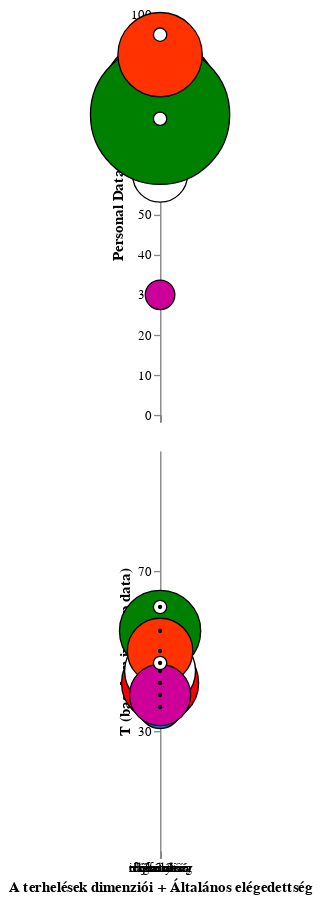

Vega-Lite specification for this chart:
### Vega-Lite specification from a JSON file in a GitHub repository (floating-point values rounded to 4 significant figures)
{"$schema": "https://vega.github.io/schema/vega-lite/v5.json", "datasets": {"data-1": [{"x": "mentális", "y": 50, "size": 0, "color": "rgb(0, 112, 192)"}, {"x": "fizikai", "y": 80, "size": 7290, "color": "rgb(255, 0, 0)"}, {"x": "időkényszer", "y": 60, "size": 1690, "color": "rgb(255, 255, 255)"}, {"x": "teljesítmény", "y": 75, "size": 10890, "color": "rgb(0, 128, 0)"}, {"x": "erőfeszítés", "y": 90, "size": 4000, "color": "rgb(255, 50, 0)"}, {"x": "frusztráció", "y": 30, "size": 490, "color": "rgb(204, 0, 153)"}, {"x": "totál", "y": 74, "size": 100, "color": "rgb(255, 255, 255)"}, {"x": "elégedettség", "y": 95, "size": 100, "color": "rgb(255, 255, 255)"}], "data-2": [{"x": "mentális", "y": 36, "size": 1048, "color": "rgb(0, 112, 192)", "ci0": 30, "ci1": 70, "ci2": 40, "ci3": 60, "ci4": 0, "ci5": 100, "50": 50}, {"x": "fizikai", "y": 42, "size": 3339, "color": "rgb(255, 0, 0)", "ci0": 30, "ci1": 70, "ci2": 40, "ci3": 60, "ci4": 0, "ci5": 100, "50": 50}, {"x": "időkényszer", "y": 45, "size": 2827, "color": "rgb(255, 255, 255)", "ci0": 30, "ci1": 70, "ci2": 40, "ci3": 60, "ci4": 0, "ci5": 100, "50": 50}, {"x": "teljesítmény", "y": 55, "size": 3707, "color": "rgb(0, 128, 0)", "ci0": 30, "ci1": 70, "ci2": 40, "ci3": 60, "ci4": 0, "ci5": 100, "50": 50}, {"x": "erőfeszítés", "y": 50, "size": 2409, "color": "rgb(255, 50, 0)", "ci0": 30, "ci1": 70, "ci2": 40, "ci3": 60, "ci4": 0, "ci5": 100, "50": 50}, {"x": "frusztráció", "y": 39, "size": 2101, "color": "rgb(204, 0, 153)", "ci0": 30, "ci1": 70, "ci2": 40, "ci3": 60, "ci4": 0, "ci5": 100, "50": 50}, {"x": "totál", "y": 47, "size": 100, "color": "rgb(255, 255, 255)", "ci0": 30, "ci1": 70, "ci2": 40, "ci3": 60, "ci4": 0, "ci5": 100, "50": 50}, {"x": "elégedettség", "y": 61, "size": 100, "color": "rgb(255, 255, 255)", "ci0": 30, "ci1": 70, "ci2": 40, "ci3": 60, "ci4": 0, "ci5": 100, "50": 50}]}, "vconcat": [{"width": "container", "data": {"name": "data-1"}, "mark": {"type": "circle", "opacity": 1.0, "stroke": "black", "strokeWidth": 1}, "config": {"legend": {"disable": "true"}}, "encoding": {"x": {"field": "x", "type": "nominal", "sort": null, "axis": {"labelAngle": 0, "labels": false}, "title": null}, "y": {"field": "y", "type": "quantitative", "scale": {"domain": [0, 100]}, "title": "Personal Data"}, "size": {"field": "size", "type": "quantitative", "scale": null}, "color": {"field": "color", "type": "nominal", "legend": null, "scale": null}}}, {"width": "container", "data": {"name": "data-2"}, "layer": [{"mark": {"type": "errorband", "color": "yellow", "opacity": 0.5}, "encoding": {"y": {"field": "ci1", "type": "quantitative", "title": false, "scale": {"domain": [0, 100]}}, "y2": {"field": "ci0", "type": "quantitative", "scale": {"domain": [0, 100]}}}}, {"mark": {"type": "errorband", "color": "white", "opacity": 0.5}, "encoding": {"y": {"field": "ci3", "type": "quantitative", "title": false, "scale": {"domain": [0, 100]}}, "y2": {"field": "ci2", "type": "quantitative", "scale": {"domain": [0, 100]}}}}, {"mark": "rule", "encoding": {"y": {"field": "50", "aggregate": "mean"}, "size": {"value": 1}}}, {"mark": {"type": "circle", "opacity": 1.0, "stroke": "black", "strokeWidth": 1}, "config": {"legend": {"disable": "true"}}, "encoding": {"x": {"field": "x", "type": "nominal", "sort": null, "axis": {"labelAngle": 0}, "title": "A terhelések dimenziói + Általános elégedettség"}, "y": {"field": "y", "type": "quantitative", "scale": {"domain": [0, 100]}, "title": "T (based on ingroup data)", "axis": {"values": [30, 40, 50, 60, 70]}}, "size": {"field": "size", "type": "quantitative", "scale": null}, "color": {"field": "color", "type": "nominal", "legend": null, "scale": null}}}, {"width": "container", "data": {"name": "data-2"}, "mark": {"type": "circle", "opacity": 1.0, "stroke": "black", "strokeWidth": 1, "size": 5, "color": "black"}, "config": {"legend": {"disable": "true"}}, "encoding": {"x": {"field": "x", "type": "nominal", "sort": null, "axis": {"labelAngle": 0}, "title": "A terhelések dimenziói + Általános elégedettség"}, "y": {"field": "y", "type": "quantitative", "scale": {"domain": [0, 100]}, "title": "T (based on ingroup data)"}}}]}]}
